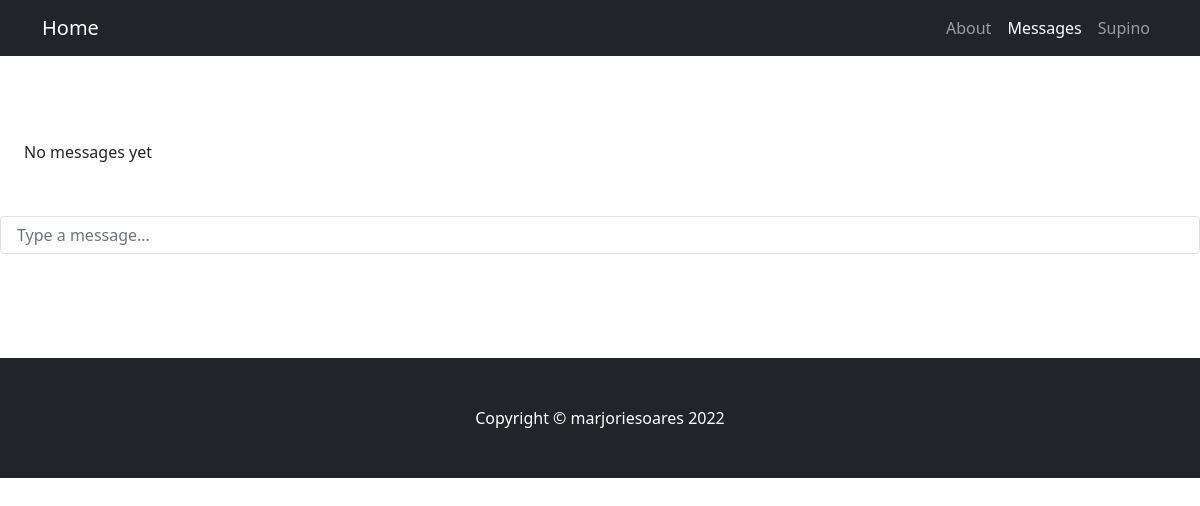
The page /messages/inbox/admin/ (signed in) on the database as committed earlier.
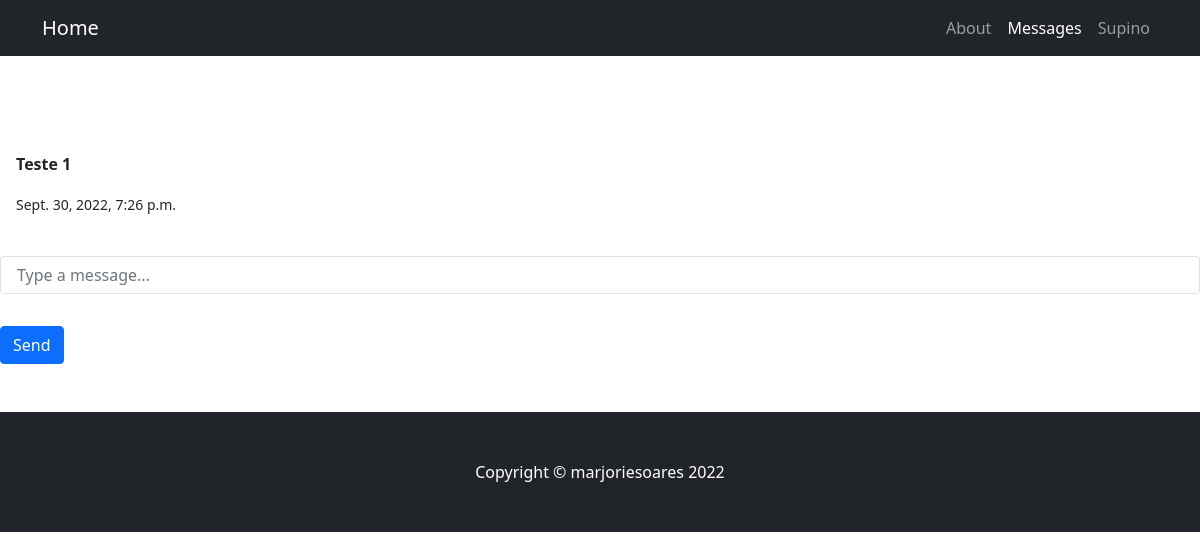
The same page on the database as committed later.
### Messages/models.py (models this page shows, shortened)
class Message(models.Model):
    sender = models.ForeignKey(User, on_delete=models.CASCADE, related_name="sender")
    receiver = models.ForeignKey(
        User, on_delete=models.CASCADE, related_name="receiver"
    )
    message = models.TextField()
    date = models.DateTimeField(auto_now_add=True)
    is_read = models.BooleanField(default=False, null=True)
    def get_all_messages(usr_1, usr_2):
        messages = []
        message1 = Message.objects.filter(sender=usr_1, receiver=usr_2).order_by(
            "-date"
        )  # get messages from sender to recipient
        for x in range(len(message1)):
            messages.append(message1[x])
        message2 = Message.objects.filter(sender=usr_2, receiver=usr_1).order_by(
            "-date"
        )  # get messages from recipient to sender
        for x in range(len(message2)):
            messages.append(message2[x])
        for x in range(len(messages)):
            messages[x].is_read = True
        messages.sort(key=lambda x: x.date, reverse=False)
        return messages
    def get_message_list(u):
        m = []  # stores all messages sorted by latest first
        j = []  # stores all usernames from the messages above after removing duplicates
        k = []  # stores the latest message from the sorted usernames above
        for message in Message.objects.all():
            for_you = message.receiver == u  # messages received by the user
            from_you = message.sender == u  # messages sent by the user
            if for_you or from_you:
                m.append(message)
                m.sort(key=lambda x: x.sender.username)  # sort the messages by senders
                m.sort(key=lambda x: x.date, reverse=True)  # sort the messages by date
        for i in m:
            if i.sender.username not in j or i.receiver.username not in j:
                j.append(i.sender.username)
                j.append(i.receiver.username)
                k.append(i)
        return k

### Messages/views.py (the view, shortened to what this page needs)
# urls.py: path('inbox/<str:username>/', InboxView.as_view(), name='inbox'),
class InboxView(LoginRequiredMixin, DetailView):
    model = Message
    template_name = "Messages/inbox.html"
    login_url = "/login/"
    queryset = User.objects.all()
    def dispatch(self, request, *args, **kwargs):
        return super().dispatch(self.request, *args, **kwargs)
    def get_object(self):
        UserName = self.kwargs.get("username")
        return get_object_or_404(User, username__iexact=UserName)
    def get_context_data(self, **kwargs):
        context = super().get_context_data(**kwargs)
        user = User.objects.get(pk=self.request.user.pk)
        other_user = User.objects.get(username__iexact=self.kwargs.get("username"))
        messages = Message.get_message_list(user)
        other_users = []
        for i in range(len(messages)):
            if messages[i].sender != user:
                other_users.append(messages[i].sender)
            else:
                other_users.append(messages[i].receiver)
        sender = other_user
        receiver = user
        context["messages"] = Message.get_all_messages(sender, receiver)
        context["messages_list"] = messages
        context["other_person"] = other_user
        context["you"] = user
        context["other_users"] = other_users
        return context

### Messages/templates/Messages/inbox.html (shortened to what this page needs)
{% extends "Pages/maintemplate.html" %} {% load static %}
{% block content %}
{% if messages %}
<div class=" bg-gray-300 h-[600px]">
    <div class="flex flex-col-reverse h-[90%] w-full">
        <div class="flex flex-nowrap scroll-smooth overflow-y-scroll overflow-x-hidden flex-col pt-2 space-y-4">
            {% for message in messages %}
            {% if message.sender == other_person %}
            <div class=" flex flex-col justify-self-start bg-blue-500 w-1/2 mr-[50%] ml-4 rounded-md px-3 py-2
            text-start">
                <p class=" font-medium">
                    <b>{{ message.message }}</b>
                </p>
                <small class="text-slate-700 text-right">
                    <time datetime="2020-01-01">
                        {{ message.date }}
                    </time>
                </small>
            </div>
            {% endif %}
            {% endfor %}
        </div>
    </div>
    <form action="{% url 'inbox' other_person.username %}" method="POST">
        <footer class=" h-[10%] border-t-2 flex-row">
            <i class="fa-solid fa-face-smile-beam text-[20px] px-2 pl-3"></i>
            <i class="fa-solid fa-link text-[20px] px-2"></i>
            <input type="text" name="message"
                    class="
                    form-control
                    w-10/12
                    px-3
                    py-1.5
                    mx-auto
                    mt-2
                    text-base
                    font-normal
                    text-gray-700
                    bg-white bg-clip-padding
                    border border-solid border-gray-300
                    rounded
                    transition
                    ease-in-out
                    m-0
                    focus:text-gray-700 focus:bg-white focus:border-blue-600 focus:outline-none"
                placeholder="Type a message...">
            <button class="btn btn-primary" aria-hidden="true" type="submit">Send</button>
        </footer>
    </form>
</div>
{% else %}
<div class=" bg-gray-300 h-[600px]">
    <div class="flex justify-center h-[90%] w-full">
        <div class=" justify-self-center m-auto bg-slate-400 rounded-md font-medium px-4 py-1">
            <p class="text-start">
                No messages yet
            </p>
        </div>
    </div>
    <form action="{% url 'inbox' other_person.username %}" method="POST">
        <footer class=" h-[10%] max-h-[12%] border-t-2 flex-row">
            <i class="fa-solid fa-face-smile-beam text-[20px] px-2 pl-3"></i>
            <i class="fa-solid fa-link text-[20px] px-2"></i>
            <input type="text" name="message"
                    class="
                    form-control
                    w-10/12
                    px-3
                    py-1.5
                    mx-auto
                    mt-2
                    text-base
                    font-normal
                    text-gray-700
                    bg-white bg-clip-padding
                    border border-solid border-gray-300
                    rounded
                    transition
                    ease-in-out
                    m-0
                    focus:text-gray-700 focus:bg-white focus:border-blue-600 focus:outline-none"
                placeholder="Type a message...">
        </footer>
    </form>
{% endif %}
{% endblock %}

Rows that differ between the two databases and show on the page:
added Message: message "Teste 1", date "Sept. 30, 2022, 7:26 p.m."
Other text that changed with them:
text no longer shown: "No messages yet"
text now shown: "Send"
